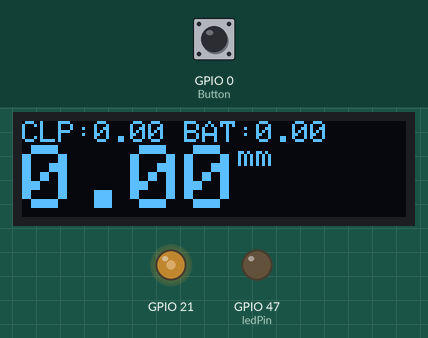
This program was run on a simulated ESP32-S3. On the bench: 128×32 one-colour display, output pins drawn as LEDs (lit = HIGH). The inputs (shaded band) are chosen by the test bench; at power-on: GPIO 0 (Button) HIGH. Not simulated (calls return 0 or success): credentials.h; pins used as bus, display or sensor lines are not drawn; what the program prints to the serial monitor is not drawn.

Above: at 1.6 s.

The program:

main.cpp
```cpp
#include "main.h"

#include <Adafruit_NeoPixel.h>
#include <Adafruit_SSD1306.h>
// #include <Arduino.h>
// #include <ArduinoOTA.h>
// #include <ESPmDNS.h>
#include <SPI.h>
// #include <WebServer.h>
//  #include <WiFi.h>
//  #include <WiFiClient.h>
//  #include <WiFiUdp.h>
#include <Wire.h>
#include <esp_bt.h>
#include <esp_int_wdt.h>
#include <esp_task_wdt.h>
#include <esp_wifi.h>

#include "credentials.h"

TaskHandle_t DataTask;

Adafruit_NeoPixel pixels(NUMPIXELS, PIN, NEO_GRB + NEO_KHZ800);

int i;
int sign;
long value;
unsigned long tempmicros;
unsigned long ipmillis;
bool wlan_on = true;
#define ledPin 47
#define clockpin 2
#define datapin 4
#define VCC_DISPLAY 17
#define WLAN true
#define Button 0

void decode() {
    sign = 1;
    value = 0;

    for (i = 0; i < 23; i++) {
        while (digitalRead(clockpin) == HIGH) {
        }  // wait until clock returns to HIGH- the first bit is not needed

        while (digitalRead(clockpin) == LOW) {
        }  // wait until clock returns to LOW
        if (digitalRead(datapin) == LOW) {
            if (i < 20) {
                value |= 1 << i;
            }
            if (i == 20) {
                sign = -1;
            }
        }
    }
    result = (value * sign) / 100.00;
}

void readData(void* parameter) {
    SupplyCalip = analogRead(10) / 4096.0 * 3.3;
    VoltageBattery = analogRead(9) * 2.0 / 4096.0 * 3.3;

    int not_sampled = 1;
    while (not_sampled) {
        tempmicros = micros();
        while ((digitalRead(clockpin) == HIGH)) {
        }
        // if clock is LOW wait until it turns to HIGH
        tempmicros = micros();
        while ((digitalRead(clockpin) == LOW)) {
        }  // wait for the end of the HIGH pulse
        if ((micros() - tempmicros) >
            500) {     // if the HIGH pulse was longer than 500 micros we are
                       // at the start of a new bit sequence
            decode();  // decode the bit sequence
            not_sampled = 0;
        }
    }
}
void iconBar(Adafruit_SSD1306 display) {}
void mainDisplay(void* param) {
    TwoWire I2C_1 = TwoWire(0);
    Adafruit_SSD1306 display(SCREEN_WIDTH, SCREEN_HEIGHT, &I2C_1, OLED_RESET);
    I2C_1.begin(11, 12);
    if (!display.begin(SSD1306_SWITCHCAPVCC, SCREEN_ADDRESS)) {
        Serial.println(F("SSD1306 allocation failed"));
        for (;;)
            ;  // Don't proceed, loop forever
    }

    display.clearDisplay();
    display.drawBitmap(0, 0, bootlogo, 128, 32, 1);
    display.display();

    while (TRVE) {
        // bool wifiConnected = WiFi.status() == WL_CONNECTED;

        display.clearDisplay();
        display.setTextSize(1);  // Draw 2X-scale text
        display.setTextColor(SSD1306_WHITE);
        display.setCursor(0, 0);
        display.print("CLP:");
        display.print(SupplyCalip);
        display.print(" BAT:");
        display.println(VoltageBattery);
        display.setTextSize(3);  // Draw 3X-scale text
        display.print(result);
        display.setTextSize(1);  // Draw 3X-scale text
        display.println("mm");
        pixels.setPixelColor(0, pixels.Color(255, 0, 255));
        // pixels.setPixelColor(
        //     0, wifiConnected ? pixels.Color(255, 255, 255) : pixels.Color(0,
        //     0, 0));
        if (result > 0) {
            display.fillRect(0, 30, map(result, 0, 157, 0, 127), 31, WHITE);
        }

        display.display();
    }
}
void servicesWorker(void * params) {
    while (TRVE) {
    }
}
void setup() {
    delay(500);
    Serial.begin(115200);
    Serial.println("boot");

    pinMode(clockpin, INPUT_PULLUP);
    pinMode(datapin, INPUT_PULLUP);
    pinMode(ledPin, OUTPUT);
    pinMode(VCC_DISPLAY, OUTPUT);
    digitalWrite(VCC_DISPLAY, HIGH);
    digitalWrite(ledPin, LOW);
    pinMode(Button, INPUT_PULLUP);

    float Voltage = 1.5;
    analogWrite(
        21,
        (int)(Voltage * 255 /
              3.24));  // DO NOT CHANGE. EVER. BREAKS HARDWARE AND HEARTS!
                       // And also kills a random kitten somewhere!
    delay(500);

    Serial.println("boot done");
    if (!digitalRead(Button)) {
        while (TRVE) {
        }
    }
    delay(500);

    xTaskCreatePinnedToCore(mainDisplay, /* Function to implement the task */
                            "Display",   /* Name of the task */
                            40000,       /* Stack size in words */
                            NULL,        /* Task input parameter */
                            1,           /* Priority of the task */
                            &DataTask, 0);

    xTaskCreate(servicesWorker, /* Function to implement the task */
                "Services",     /* Name of the task */
                10000,          /* Stack size in words */
                NULL,           /* Task input parameter */
                0,              /* Priority of the task */
                NULL);
}

void loop() { readData(NULL); }
```

Source omitted: main.h (data table, 3921 bytes)
